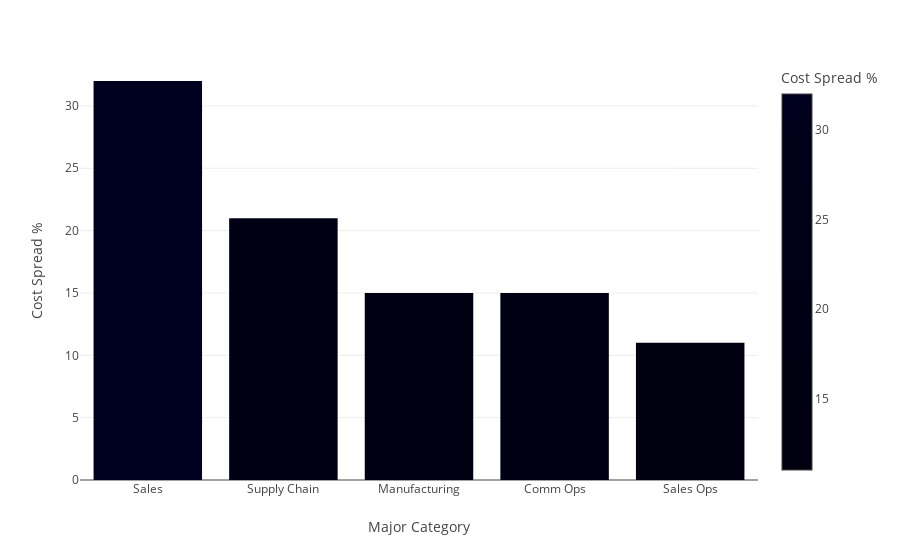

Notebook cell for this chart:
### Code cell
graph1

### Figure 1 — Plotly figure (JSON) as saved in the notebook; plotly's stock layout.template omitted (floating-point values rounded to 4 significant figures)
{"data": [{"alignmentgroup": "True", "hovertemplate": "Major Category=%{x}<br>Cost Spread %=%{marker.color}<extra></extra>", "legendgroup": "", "marker": {"color": [32, 21, 15, 15, 11], "coloraxis": "coloraxis", "pattern": {"shape": ""}}, "name": "", "offsetgroup": "", "orientation": "v", "showlegend": false, "textposition": "auto", "type": "bar", "x": ["Sales", "Supply Chain", "Manufacturing", "Comm Ops", "Sales Ops"], "xaxis": "x", "y": [32, 21, 15, 15, 11], "yaxis": "y"}], "layout": {"autosize": true, "barmode": "relative", "coloraxis": {"colorbar": {"title": {"text": "Cost Spread %"}}, "colorscale": [[0, "#000011"], [0.1111, "#000012"], [0.2222, "#000013"], [0.3333, "#000014"], [0.4444, "#000015"], [0.5556, "#000016"], [0.6667, "#000017"], [0.7778, "#000018"], [0.8889, "#000019"], [1, "#000020"]]}, "legend": {"tracegroupgap": 0}, "margin": {"t": 60}, "xaxis": {"anchor": "y", "autorange": true, "domain": [0, 1], "range": [-0.5, 4.5], "title": {"text": "Major Category"}, "type": "category"}, "yaxis": {"anchor": "x", "autorange": true, "domain": [0, 1], "range": [0, 33.68], "title": {"text": "Cost Spread %"}, "type": "linear"}}}
